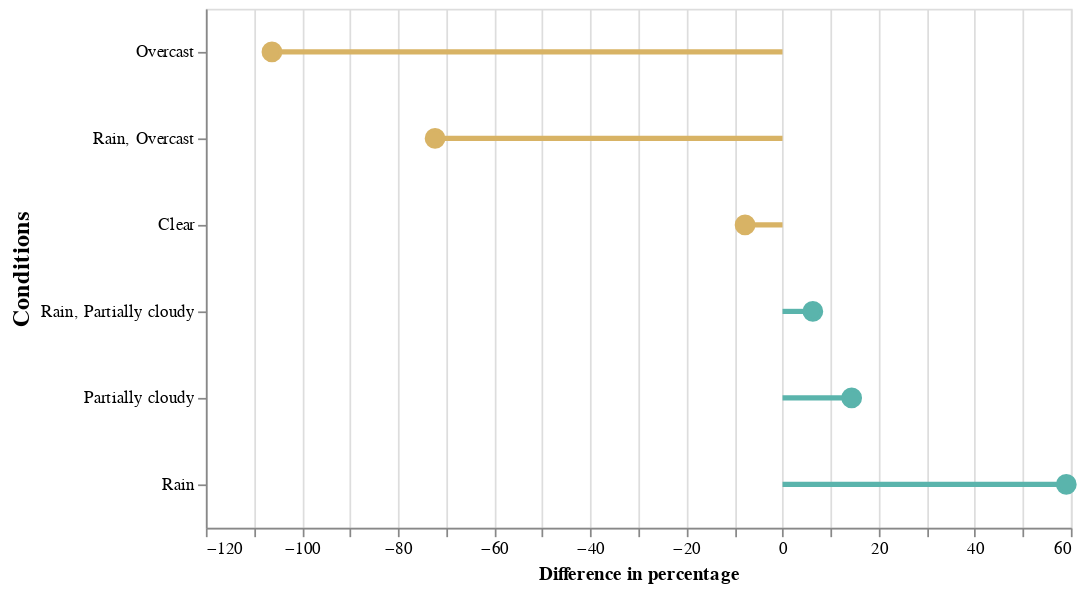

The code cell stored with this chart in its notebook:
### Code cell
weather_data = get_weather_data(accident_data,fname = "weather.csv")

chart = weather_chart(weather_data)

### Figure 1 — Vega-Lite specification as saved in the notebook (floating-point values rounded to 4 significant figures)
{"config": {"view": {"continuousWidth": 300, "continuousHeight": 300}}, "layer": [{"mark": {"type": "bar", "height": 3, "orient": "horizontal"}, "encoding": {"color": {"condition": {"test": "(datum.diff > 0)", "value": "#5ab4ac"}, "value": "#d8b365"}, "x": {"field": "diff", "type": "quantitative"}, "y": {"field": "conditions", "sort": "x", "type": "nominal"}}}, {"mark": {"type": "point", "fillOpacity": 1, "opacity": 1, "orient": "horizontal", "size": 100}, "encoding": {"color": {"condition": {"test": "(datum.diff > 0)", "value": "#5ab4ac"}, "value": "#d8b365"}, "fill": {"condition": {"test": "(datum.diff > 0)", "value": "#5ab4ac"}, "value": "#d8b365"}, "x": {"field": "diff", "scale": {"domain": [-106.3, 59.15]}, "title": "Difference in percentage", "type": "quantitative"}, "y": {"axis": {"titleFontSize": 14}, "field": "conditions", "sort": "x", "title": "Conditions", "type": "nominal"}}}], "data": {"name": "data-aac7e1134477028a976390a8b27c5d78"}, "height": 300, "width": 500, "$schema": "https://vega.github.io/schema/vega-lite/v5.15.1.json", "datasets": {"data-aac7e1134477028a976390a8b27c5d78": [{"conditions": "Clear", "mean_cond": 646.0, "diff": -7.798}, {"conditions": "Overcast", "mean_cond": 547.5, "diff": -106.2}, {"conditions": "Partially cloudy", "mean_cond": 668.1, "diff": 14.38}, {"conditions": "Rain", "mean_cond": 712.8, "diff": 59.05}, {"conditions": "Rain, Overcast", "mean_cond": 581.4, "diff": -72.31}, {"conditions": "Rain, Partially cloudy", "mean_cond": 660.1, "diff": 6.307}]}}
